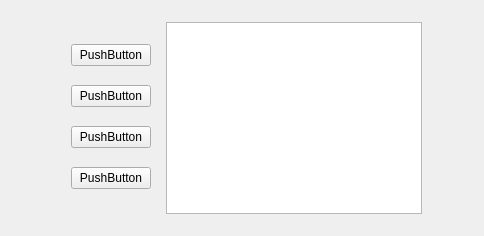
     <widget class="QWidget" name="tab_22">
      <attribute name="title">
       <string>W</string>
      </attribute>
      <layout class="QHBoxLayout" name="horizontalLayout_23">
       <item>
        <widget class="QWidget" name="widget" native="true">
         <layout class="QHBoxLayout" name="horizontalLayout_24">
          <property name="leftMargin">
           <number>11</number>
          </property>
          <property name="topMargin">
           <number>11</number>
          </property>
          <property name="rightMargin">
           <number>11</number>
          </property>
          <property name="bottomMargin">
           <number>11</number>
          </property>
          <item>
           <spacer name="horizontalSpacer_4">
            <property name="orientation">
             <enum>Qt::Horizontal</enum>
            </property>
            <property name="sizeHint" stdset="0">
             <size>
              <width>40</width>
              <height>20</height>
             </size>
            </property>
           </spacer>
          </item>
          <item>
           <widget class="MOverlay" name="Overlay_20" native="true">
            <property name="direction" stdset="0">
             <string>W</string>
            </property>
            <layout class="QVBoxLayout" name="verticalLayout_59">
             <item>
              <widget class="MPushButton" name="pushButton_82">
               <property name="text">
                <string>PushButton</string>
               </property>
              </widget>
             </item>
             <item>
              <widget class="MPushButton" name="pushButton_83">
               <property name="text">
                <string>PushButton</string>
               </property>
              </widget>
             </item>
             <item>
              <widget class="MPushButton" name="pushButton_84">
               <property name="text">
                <string>PushButton</string>
               </property>
              </widget>
             </item>
             <item>
              <widget class="MPushButton" name="pushButton_85">
               <property name="text">
                <string>PushButton</string>
               </property>
              </widget>
             </item>
            </layout>
           </widget>
          </item>
          <item>
           <layout class="QVBoxLayout" name="verticalLayout_58">
            <item>
             <widget class="QListWidget" name="listWidget_21"/>
            </item>
           </layout>
          </item>
         </layout>
        </widget>
       </item>
       <item>
        <spacer name="horizontalSpacer_7">
         <property name="orientation">
          <enum>Qt::Horizontal</enum>
         </property>
         <property name="sizeHint" stdset="0">
          <size>
           <width>40</width>
           <height>20</height>
          </size>
         </property>
        </spacer>
       </item>
      </layout>
     </widget>
